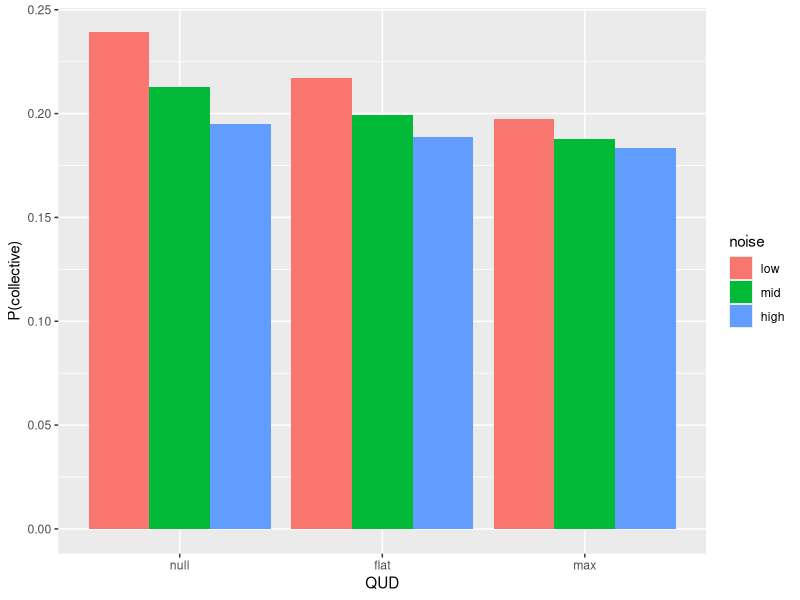

The R source for this figure:
library(ggplot2)

setwd("~/Documents/git/cocolab/collective/models/")

d = read.csv("QUD_results.csv",header=T)

d$noise<-factor(d$noise,levels=c("low",'mid','high'))

d$QUD<-factor(d$QUD,levels=c('null','flat','max'))

p <- ggplot(d,aes(x=QUD,y=pcollective,fill=noise)) +
  geom_bar(stat='identity',position=position_dodge()) +
  ylab("P(collective)")

ggsave("QUD_results.png",plot=p,width=5, height=3)
